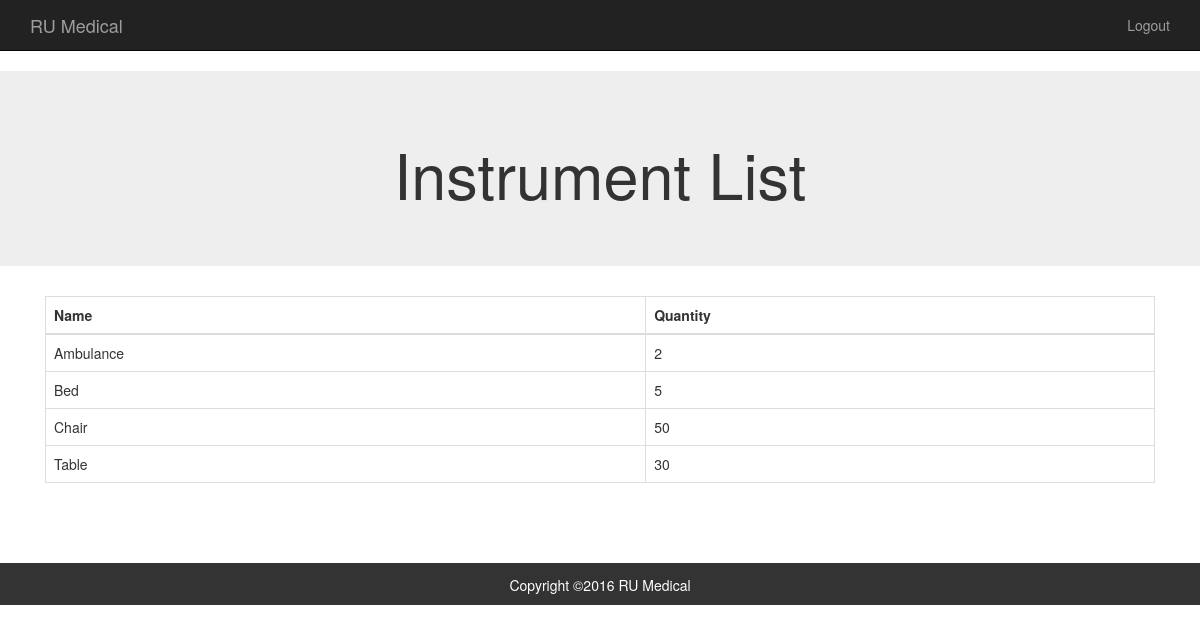
Screenshot of /instruments_list.php with the database file from the repository.
### tables this page shows
CREATE TABLE IF NOT EXISTS `instruments` (
  `id` int(9) NOT NULL,
  `name` text NOT NULL,
  `quantity` int(9) NOT NULL
);

### instruments_list.php (the view, shortened to what this page needs)
<?php include('header.php') ?>
    <div class="jumbotron">
      <div class="container">
        <h1 class="text-center">Instrument List</h1>
      </div>
    </div>
    <div class="container">
      <div class="col-md-12">
       <table class="table table-responsive table-bordered">
          <thead>
            <tr>
              <th>Name</th>
              <th>Quantity</th>
            </tr>
          </thead>
          <tbody>
<?php
       $sql = "select * from instruments";
   $result=mysql_query($sql);
    while( $row =mysql_fetch_assoc( $result )){
     $name = $row['name'];
     $quantity = $row['quantity'];
     echo "<td>$name</td>
              <td>$quantity</td>
              </tr>
          ";
    }
    ?>
          </tbody>
        </table>
      </div>
    </div>
    <?php include('footer.php') ?>
  </body>
</html>

### rows the page displays
instruments: name "Ambulance", quantity "2"
instruments: name "Bed", quantity "5"
instruments: name "Chair", quantity "50"
instruments: name "Table", quantity "30"
